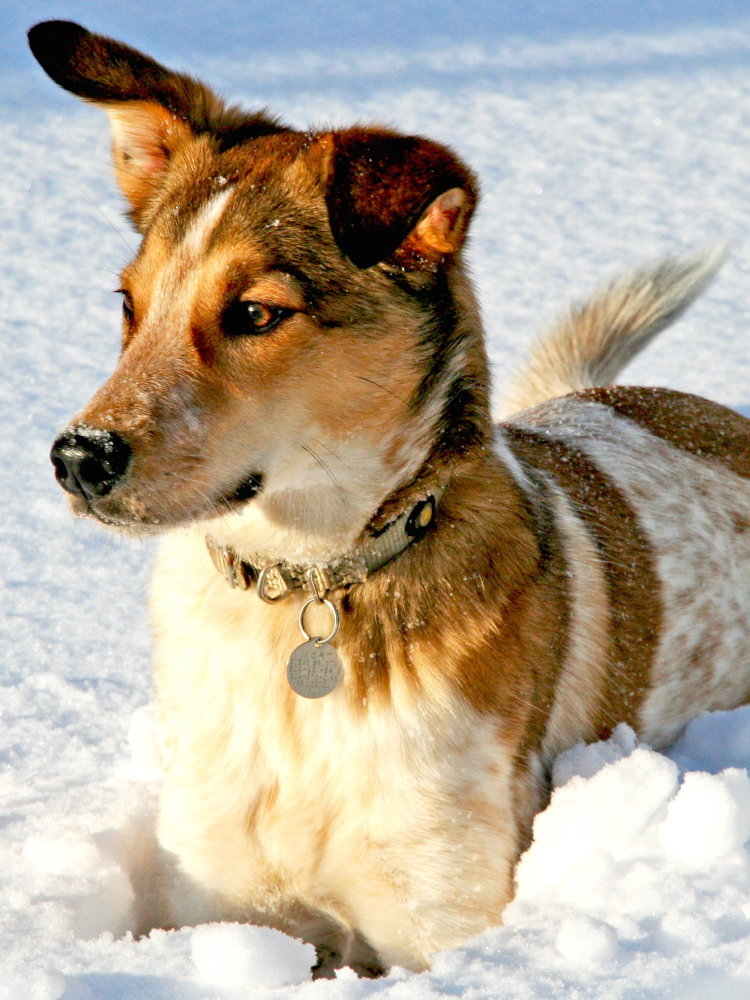
#> input picture images/dog.jpg, 1500 x 2000 px (shown at 1/2 size)
$ jupyter execute --allow-errors main.ipynb   (shell and % lines are left out)
#> lines starting #> are read from the running program, lines starting #| are printed output that depends on the picture; pictures that were not available may be replaced by others from this repository, and a replacement may not be noted
# CE282: Linear Algebra

## Final Project

Full Name: Mana Abbaszadeh

Student ID: 400109638

## Q2: Image Processing (100 Points)

# Introduction

In this exercise, we are going to examine two applications of the basis shift tools that were discussed in class (SVD and FFT) in digital image processing.

One of the issues we are investigating is image compression. For this purpose, in general, the information inside the image can be considered as a data matrix, then, in a way, suitable bases for this information matrix are found. The primary image is displayed with less information by depicting the primary matrix on a more important basis and keeping the necessary information. Data and compression in practice. For the sake of simplicity, the images we are considering in this exercise are considered black and white. Still, the methods under consideration can be implemented simply and by changing the shape of the tensors of multi-channel (color) images.

With the help of SVD, we can find bases for the column space of the matrix of our desired image on which the columns of our image have the highest correlation. From the point of view of these bases in the descending order of the size of the singular values, they will contain the most general information of the columns of the image, so by keeping only $r$ initial columns of the found bases ($U$) along with the combined vectors ($V^T$) and singular values ($\Sigma$) corresponding to them, we can keep a good approximation of the general image. From the expert point of view, the reconstruction that has been done is actually a kind of reconstruction of the primary matrix in the lower order (rank approximation) that you were familiar with before. The amount of

In this view, $r$ is the control valve for the amount of compression we want.

With the help of FFT and Fourier transform, we can also consider the information in the rows and columns of our image matrix as two-dimensional discrete signal values and image it in the space of two-dimensional fundamental and periodic wave bases. It can be shown that the larger size of the image vector in the direction of a certain wave means the greater importance of that wave in the formation of patterns in the image ([Read more](https://en.wikipedia.org/wiki/Parseval%27s_identity)), so keeping $r$ of the basic wave in which the size of the image vector is the largest in their direction can be used to reconstruct the image information. For image compression, a good approximation should be used. In this view, the $r$ value of the control valve will be the compression rate we want.

Another issue that we can explore with a similar idea of applying the described base transform is image denoising. In the condition that the noise in the image is uniform and in such a way that it does not distort the general information in the image, from the point of view of SVD, according to the examination of the general information, the direction of the image vector based on bases with more singular values has not changed much, and the information related to the vectors having less importance can remove noise and keep the original information of the image. From the point of view of FFT, considering that the noise pattern is generally modeled with high-frequency waves, keeping the constitutive waves containing the lower frequency in the image can separate the image information from the noise (this is called low-pass filtering).

## 0. Prerequisites and Imports

Install the required packages (if not already installed):

[cell 1]
import numpy as np
from matplotlib import pyplot as plt
import PIL
from PIL import Image

# Display inputs

In the following cell, you have to display the images. The input images are in the directory of `./images`.

[cell 2]
image_paths = ['./images/dog.jpg', './images/noisy.jpg', './images/original.JPG']

fig, axes = plt.subplots(1, 3)

for i, image_path in enumerate(image_paths):
    image = Image.open(image_path)
#> image is the input picture: PIL image 1500x2000 RGB; mean R, G, B 181.4, 169.5, 151.9

    axes[i].imshow(image)
    axes[i].axis('off')

plt.tight_layout()
plt.show()
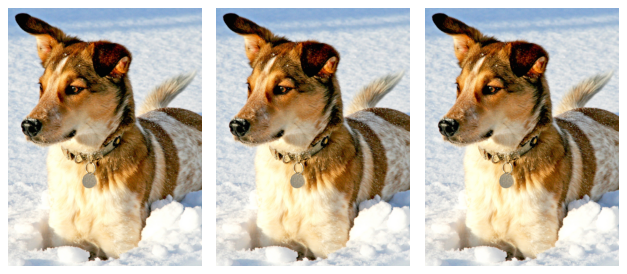
#> figure drawn by matplotlib, 3 panels

# 1. Image Compression
Using SVD (you can use `np.linalg.svd`) and 2D-FFT (which will be explained in details later), Compress the `original.jpg` image with compression rates of $0.1$, $0.5$, $1$, $5$ and $10$%. Then visualize the resulting compressed images of the two algorithms against one another and investigate each basis change's effectiveness in capturing more meaningful patterns of images.

The 2D Fourier transform of a data matrix can be achieved by ﬁrst applying the 1D Fourier transform to every row of the matrix, and then applying the 1D Fourier transform to every column of the intermediate matrix. This process is depicted below. `np.fft.fft2` applys a 2D Fourier transformation to the provided matrix by employing the Fast Fourier Transformation algorithm.

The Fourier coefficients are zero-centered by definition, and although it does not affect the result of the transformation followed by its inverse, in general, it is more convenient to have them centered around the middle point of the transformation matrix. `np.fft.fftshift` does the described shift two a provided Discrete-Fourier transformation matrix.

Your results may look as follows:

[cell 3]
import numpy as np
from matplotlib import pyplot as plt

original_image_path = './images/original.jpg'
#> (the rest of this cell did not finish here and is left out)

[cell 4]
original_image_path = './images/original.JPG'
#> original_image_path = './images/original.JPG'
original_image = Image.open(original_image_path)

compression_rates = [0.1, 0.5, 1, 5, 10]

compressed_images_fft = []
for rate in compression_rates:
    image_array = np.array(original_image)

    image_fft = np.fft.fftshift(np.fft.fft2(image_array))

    threshold = np.percentile(np.abs(image_fft), 100 - rate)

    compressed_image_fft = image_fft * (np.abs(image_fft) >= threshold)

    compressed_image = np.abs(np.fft.ifft2(np.fft.ifftshift(compressed_image_fft)))

    compressed_images_fft.append(compressed_image)
#> this loop made 5 passes
#> threshold on passes 1 to 5: 63765.1, 20288, 10651.8, 2278.4, 1130.2
#> pass 1, `compressed_image = np.abs(np.fft.ifft2(np.fft.ifftshift(compressed_ima..`:
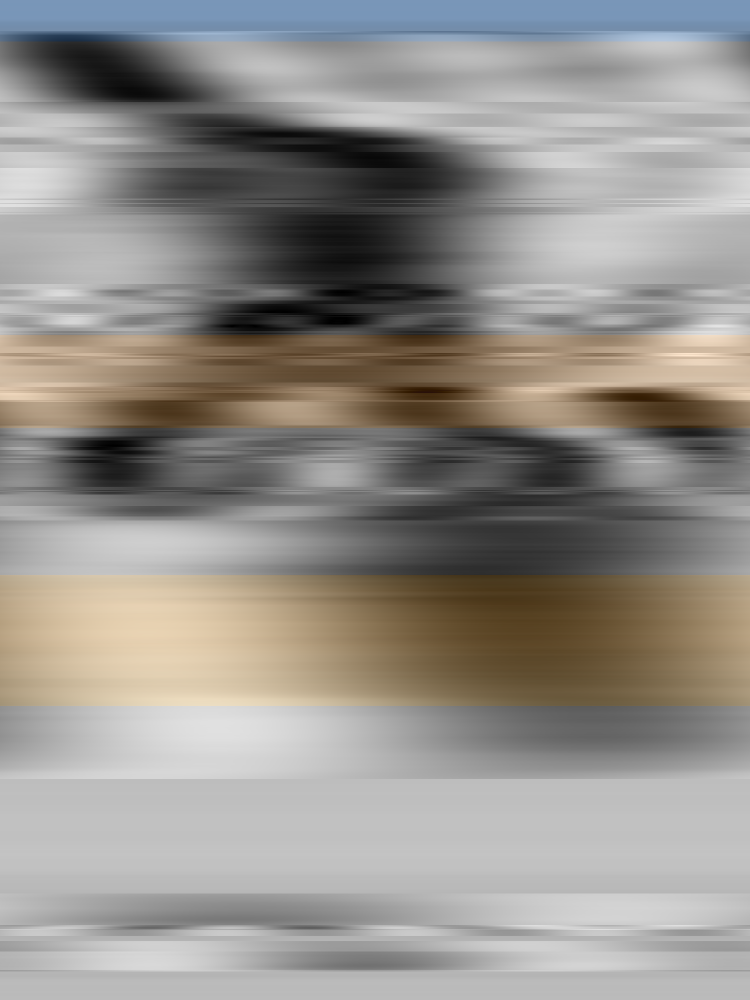
#> compressed_image: shape (2000, 1500, 3) float64 (shown at 1/2 size); mean of channels 0, 1, 2 172.2, 168.2, 162.4; drawn with min black and max white
#> pass 2, `compressed_image = np.abs(np.fft.ifft2(np.fft.ifftshift(compressed_ima..`:
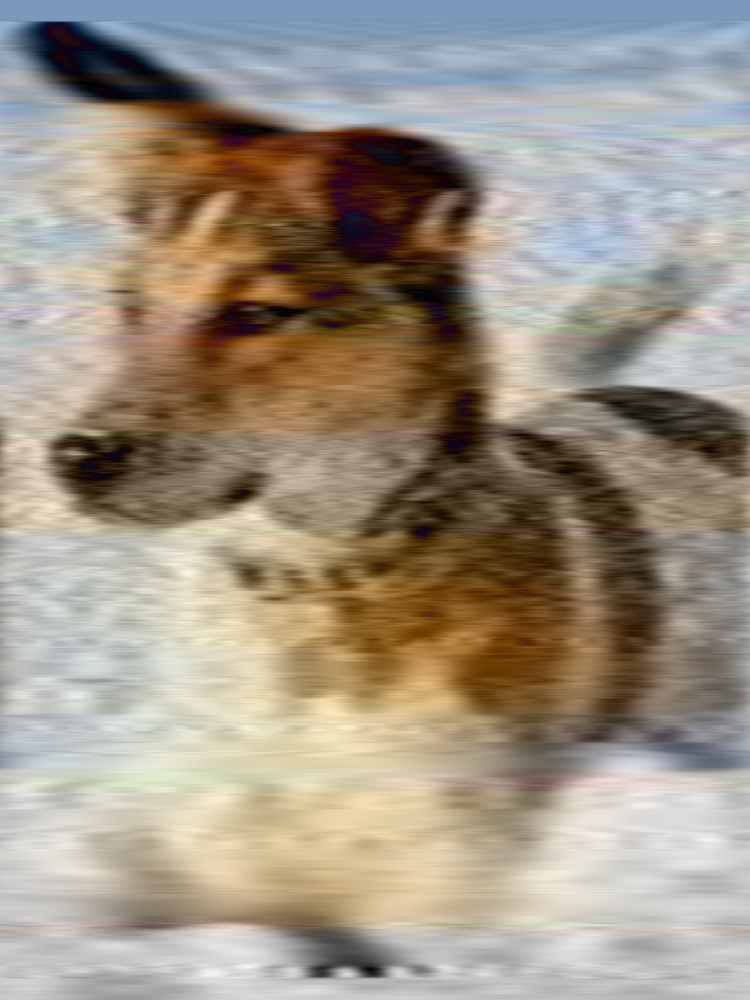
#> compressed_image: shape (2000, 1500, 3) float64 (shown at 1/2 size); mean of channels 0, 1, 2 181.5, 169.5, 152.9; drawn with min black and max white
#> pass 3, `compressed_image = np.abs(np.fft.ifft2(np.fft.ifftshift(compressed_ima..`:
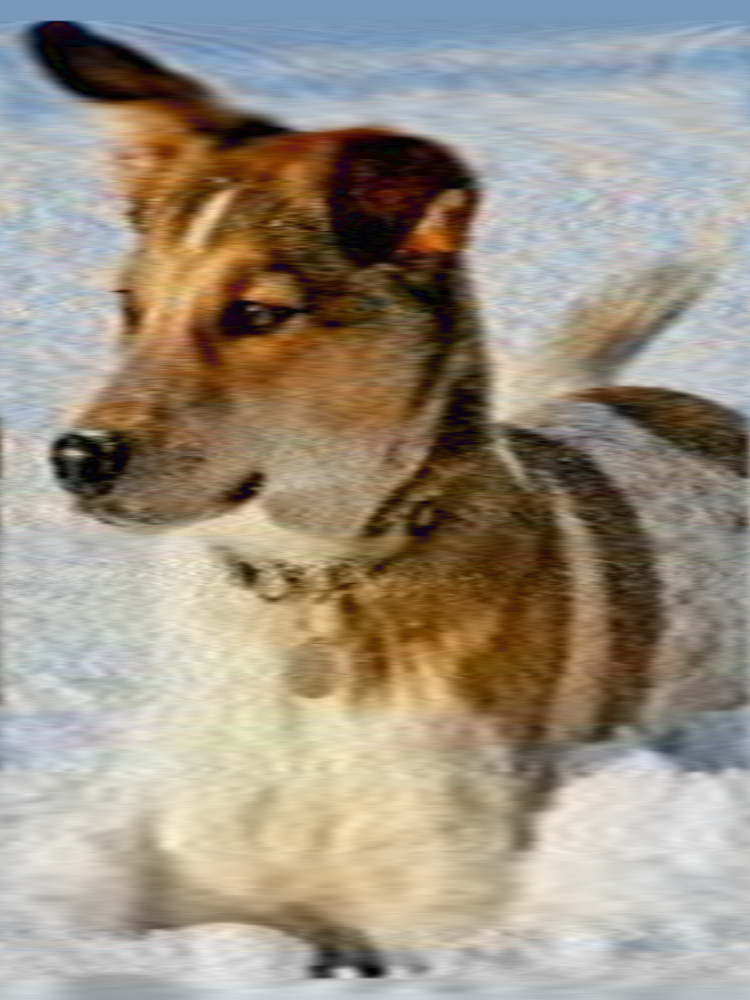
#> compressed_image: shape (2000, 1500, 3) float64 (shown at 1/2 size); mean of channels 0, 1, 2 181.5, 169.5, 152.7; drawn with min black and max white
#> after the loop, compressed_images_fft = 5 items

fig, axes = plt.subplots(1, len(compression_rates)+1)
axes[0].imshow(original_image)
axes[0].axis('off')
axes[0].set_title('Original Image')

for i, compressed_image in enumerate(compressed_images_fft):
    axes[i+1].imshow(compressed_image.astype(np.uint8))
    axes[i+1].axis('off')
    axes[i+1].set_title(f'Rate: {compression_rates[i]}')
#> this loop made 5 passes

plt.tight_layout()
plt.show()
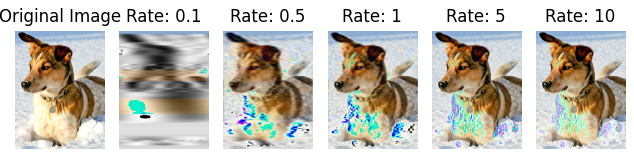
#> figure drawn by matplotlib, 6 panels
